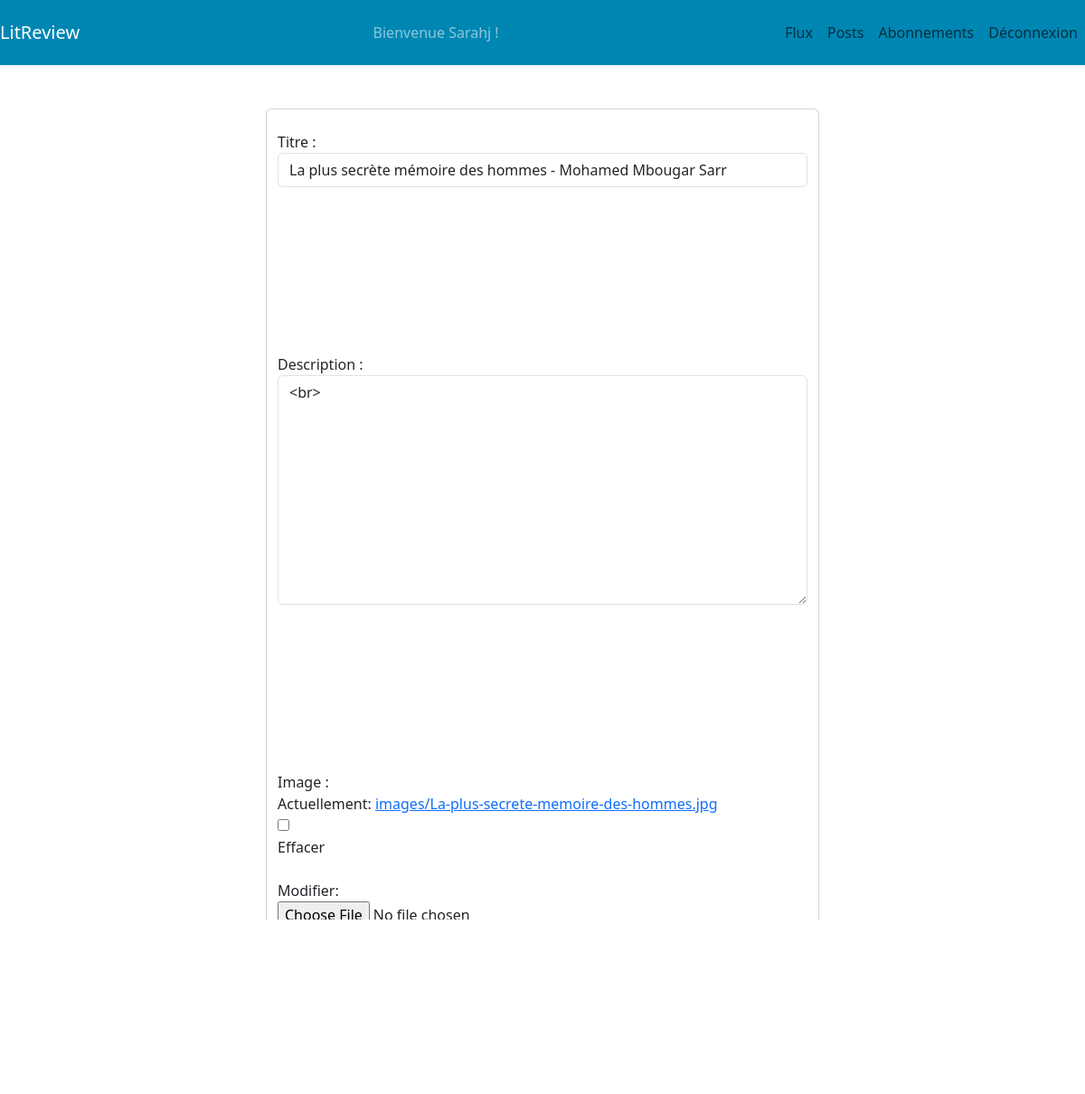
The page /forum/ticket/39/ (signed in) on the database its author committed.
### forum/models.py (models this page shows)
class Ticket(models.Model):
    title = models.CharField('Titre', max_length=128)
    description = models.TextField('Description', max_length=2048, blank=True)
    user = models.ForeignKey(to=settings.AUTH_USER_MODEL, on_delete=models.CASCADE)
    image = models.ImageField('Image', upload_to='images/', null=True, blank=True)
    time_created = models.DateTimeField(auto_now_add=True)

### forum/views.py (the view)
# urls.py: path('ticket/<int:pk>/', views.TicketUpdateView.as_view(), name='ticket'),
class TicketUpdateView(LoginRequiredMixin, UpdateView):
    model = Ticket
    form_class = TicketForm
    template_name = 'forum/ticket_update.html'
    success_url = reverse_lazy('forum:flux')
    def get_queryset(self):
        return self.model.objects.filter(user=self.request.user)

### forum/forms.py
class TicketForm(ModelForm):
    class Meta:
        model = Ticket
        fields = ('title', 'description', 'image')
        widgets = {
            'title': forms.TextInput(attrs={'class': 'form-control'}),
            'description': forms.Textarea(attrs={'class': 'form-control'}),
        }

### forum/templates/forum/ticket_update.html (shortened to what this page needs)
{% extends 'layout.html' %}
{% load bootstrap5 %}
{% block content %}
<br/>
<br/>
<div class="row justify-content-center">
    <div class="card w-50">
        <form method="POST" enctype="multipart/form-data">
            {{form.as_p|linebreaksbr}}
            {% bootstrap_button "Envoyer" button_type="submit" button_class="btn-primary m-2 mt-4" %}
            {% bootstrap_button "Annuler" button_type="link" button_class="btn btn-outline-secondary m-2 mt-4" href="/forum/flux" %}
        </form>
    </div>
</div>
{% endblock content %}

### templates/layout.html (shortened to what this page needs)
<!DOCTYPE html>
<html lang="fr">
<header>
    {% load bootstrap5 %}
    {% bootstrap_css %}
    {% if request.user.is_authenticated %}
    <nav class="navbar navbar-dark justify-content-between" style="background-color: #0086b3">
        <a class="navbar-brand">LitReview</a>
        <span class="navbar-text">Bienvenue {{ user.username|capfirst}} ! </span>
        <div class="navbar navbar-expand-lg" id="navbarSupportedContent">
            <ul class="navbar-nav justify-content-end">
                <li class="nav-item"><a class="nav-link" href="/forum/flux">Flux</a></li>
                <li class="nav-item"><a class="nav-link" href="/forum/posts">Posts</a></li>
                <li class="nav-item"><a class="nav-link" href="/forum/abonnements">Abonnements</a></li>
                <li class="nav-item"><a class="nav-link" href="{% url 'logout' %}">Déconnexion</a></li>
            </ul>
        </div>
    </nav>
    {% endif %}
</header>
<head>
</head>
<body>
{% block content %}
{% endblock content %}
</body>
</html>

### rows shown on the page
Ticket: title "La plus secrète mémoire des hommes - Mohamed Mbougar Sarr", description "<br>"

### other values the page prints
{{ user.username|capfirst }} "Sarahj"
